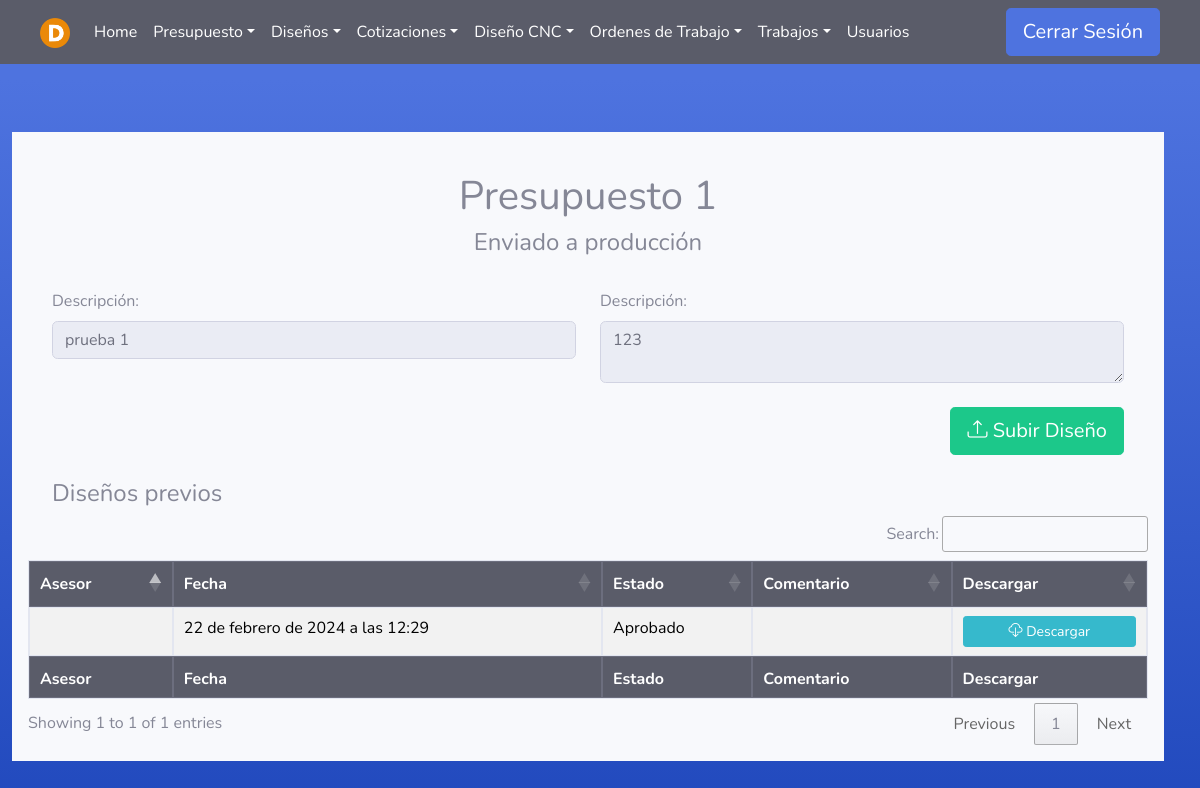
/Diseno/SubirArchivo/1 (signed in), run on an earlier commit of the app's database.
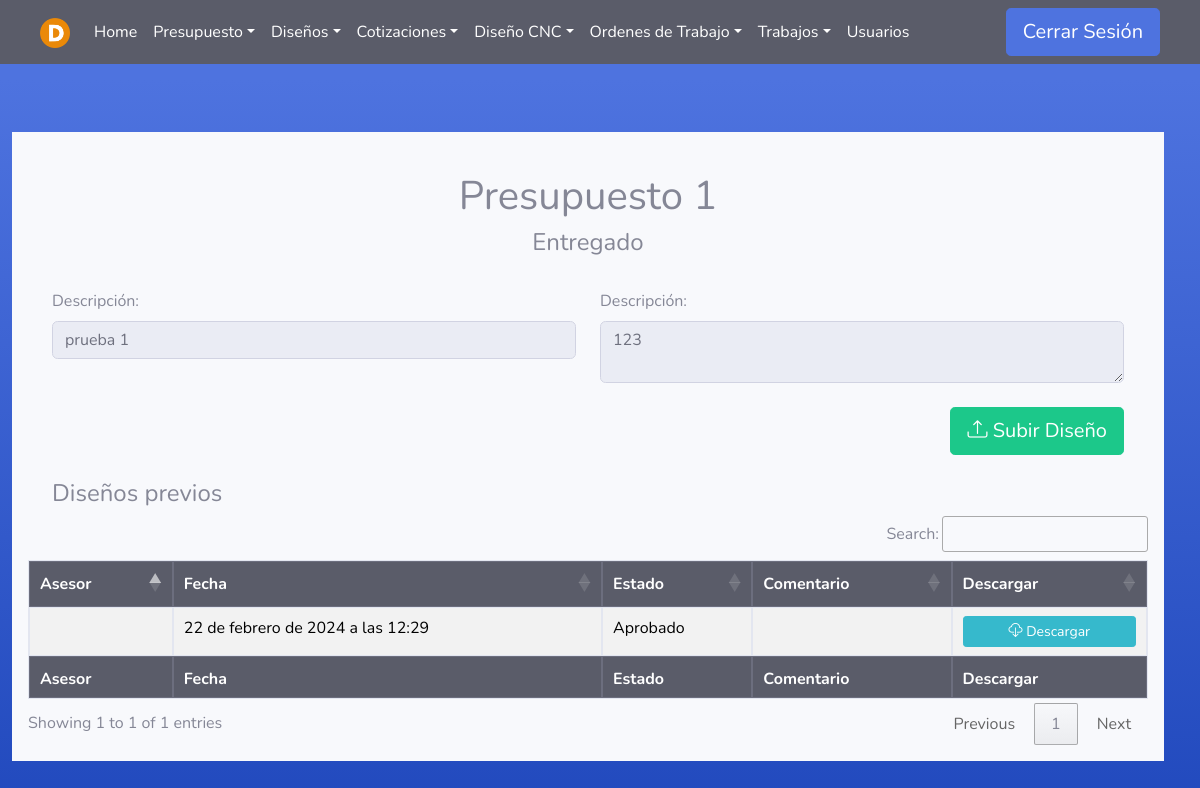
And on a later commit of the database.
### Asesores/models.py (models this page shows)
class Presupuesto(models.Model):
    asesor = models.ForeignKey(User, on_delete=models.PROTECT, null=False, blank=False)
    fecha_inicio = models.DateTimeField(null=False, auto_now_add=True, blank=False)
    cliente = models.CharField(max_length=100, null=False, blank=False)
    descripcion = models.TextField(null=False, blank=False)
    estado=models.TextField(null=True, blank=True)
    fecha_fin = models.DateTimeField(null=True, blank=True)

### Disenadores/views.py (the view)
# urls.py: path('SubirArchivo/<pre_id>', disenador_views.nuevo_diseno , name='subir_Diseno'),
@login_required(login_url='index')
def nuevo_diseno(request, pre_id):
    user = request.user
    if (user.groups.filter(name='Asesor').exists() or user.groups.filter(name='Administrador').exists() or user.is_superuser or user.groups.filter(name='Designer').exists()):
        presupuesto = get_object_or_404(Presupuesto, pk=pre_id)
        pres = Diseno.objects.filter(presupuesto_id=presupuesto)
        return render(request,'Designer/diseno.html', {'presupuesto':presupuesto, 'pres': pres})
    else:
        error = "No tienes permiso para acceder a esta página."
        return render(request, '404.html', {'error': error})

### Templates/Designer/diseno.html (shortened to what this page needs)
{% extends 'tables.html' %}
{% block botones%}
<div class="container-fluid">
    <div class="text-center">
        <br>
        <h1>Presupuesto {{presupuesto.id}}</h1>
        <h4>{{presupuesto.estado}}</h4>
    </div>
    <br>
    <div class="row">
        <div class="col-md-6">
            <label for="cliente">Descripción:</label>
            <input type="text" class="form-control form-control-user" name="cliente" id="cliente" readonly value="{{presupuesto.cliente}}">
        </div>
        <div class="col-md-6">
            <label for="presupuesto_desc">Descripción:</label>
            <textarea class="form-control form-control-user" readonly name="presupuesto_desc">{{ presupuesto.descripcion }}</textarea>
        </div>
    </div>
    <br>
    <div class="row justify-content-end">
        <div class="col-md-12 col-lg-6 text-right">
            <a class="btn btn-success btn-lg" href="{% url 'subir_Diseno_nuevo' id_p=presupuesto.id %}"><i class="bi bi-upload"></i> Subir Diseño</a>
        </div>
    </div>
    <br>
    <div class="row">
        <div class="col">
            <h4>Diseños previos</h4>
        </div>
    </div>
</div>
{% endblock %}
{% load static %}
{% block head %}
{% if user.is_superuser or user.groups.all.0.name == "Administrador" %}
<th>Asesor</th>
{% endif %}
<th>Fecha</th>
<th>Estado</th>
<th>Comentario</th>
<th>Descargar</th>
{% endblock %}
{% block tbody %}
{% for diseno in pres %}
<tr>
    {% if user.is_superuser or user.groups.all.0.name == "Administrador" %}
    <td>{{ diseno.usuario.first_name}} {{ diseno.usuario.last_name}}</td>
    {% endif %}
    <td>{{ diseno.fecha }}</td>
    <td>{{ diseno.estado }}</td>
    <td>
    </td>
    <td>
        <div>
            <a class="btn btn-info btn-sm btn-block" href="{% url 'descargar_archivo' id=diseno.id %}" download>
                <i class="bi bi-cloud-download"></i> Descargar
            </a>
        </div>
    </td>
</tr>
{% endfor %}
{% endblock %}
{% block footer %}
{% if user.is_superuser or user.groups.all.0.name == "Administrador" %}
<th>Asesor</th>
{% endif %}
<th>Fecha</th>
<th>Estado</th>
<th>Comentario</th>
<th>Descargar</th>
{% endblock %}

What changed in the data, as far as the page shows it:
changed Presupuesto "prueba 1": estado "Enviado a producción" → "Entregado"
